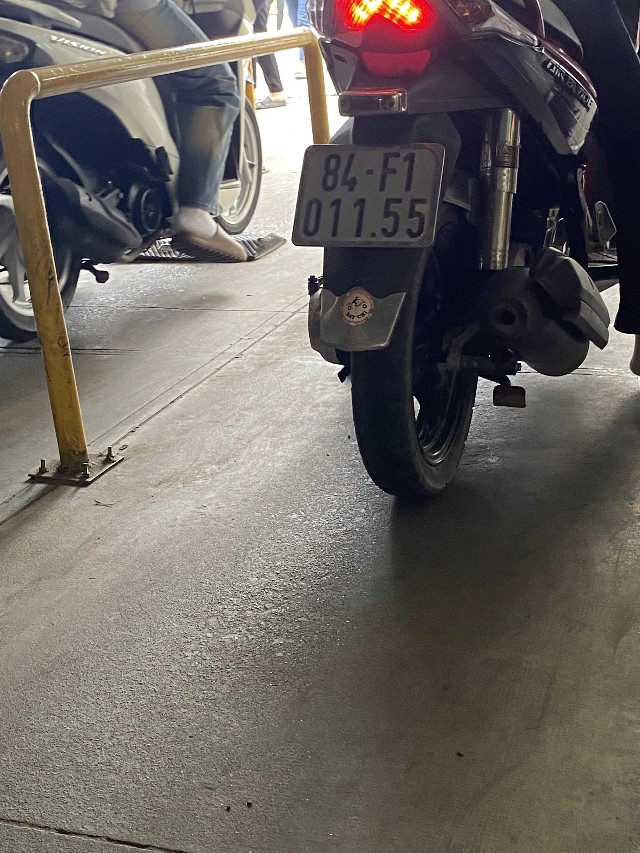
#> input picture IMG_6430.jpg, 640 x 853 px
$ python testXoaiAnh.py
#> lines starting #> are read from the running program, lines starting #| are printed output that depends on the picture
#> further down, image is the input picture: shape (853, 640, 3); mean B, G, R 96.3, 100.2, 105.6
import cv2
import numpy as np

def rotate_image(image, angle, scale=1.0):
    # Lấy kích thước của ảnh
#> called with angle = -100, scale = 1
    (h, w) = image.shape[:2]
#> h = 853; w = 640

    # Tính tâm của ảnh
    center = (w / 2, h / 2)
#> center = (320, 426.5)

    # Tạo ma trận xoay
    rotation_matrix = cv2.getRotationMatrix2D(center, angle, scale)

    # Thực hiện xoay ảnh
    rotated_image = cv2.warpAffine(image, rotation_matrix, (w, h))
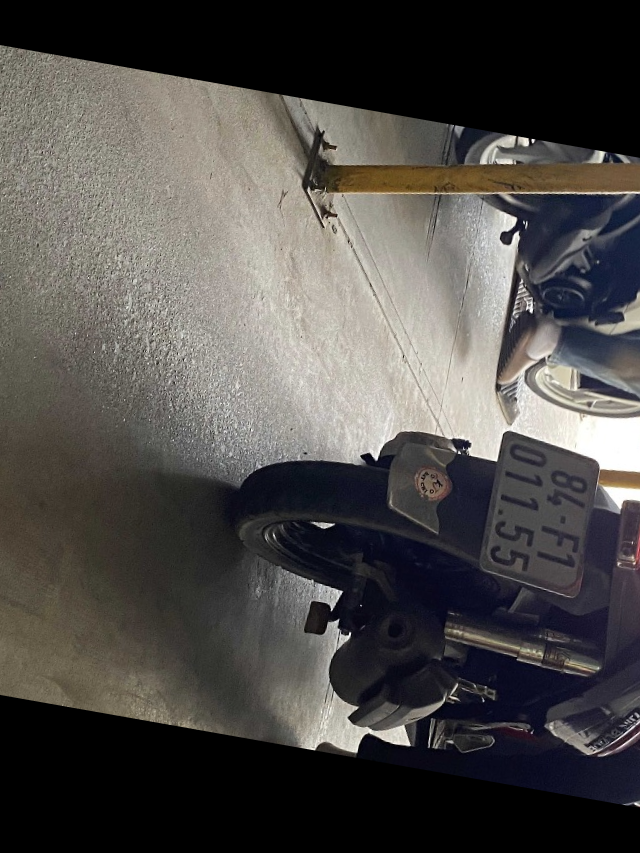
#> rotated_image: shape (853, 640, 3); mean B, G, R 73.8, 76.2, 78.8

    return rotated_image

# Đường dẫn của ảnh cần xoay và nghiêng
image_path = "IMG_6430.jpg"

# Đọc ảnh
image = cv2.imread(image_path)

# Gọi hàm để xoay ảnh
angle = -100 # Đổi góc theo ý muốn
rotated_image = rotate_image(image, angle)

# Hiển thị ảnh gốc và ảnh đã xoay
cv2.imshow("Original Image", image)
cv2.imshow("Rotated Image", rotated_image)
cv2.waitKey(0)
cv2.destroyAllWindows()
